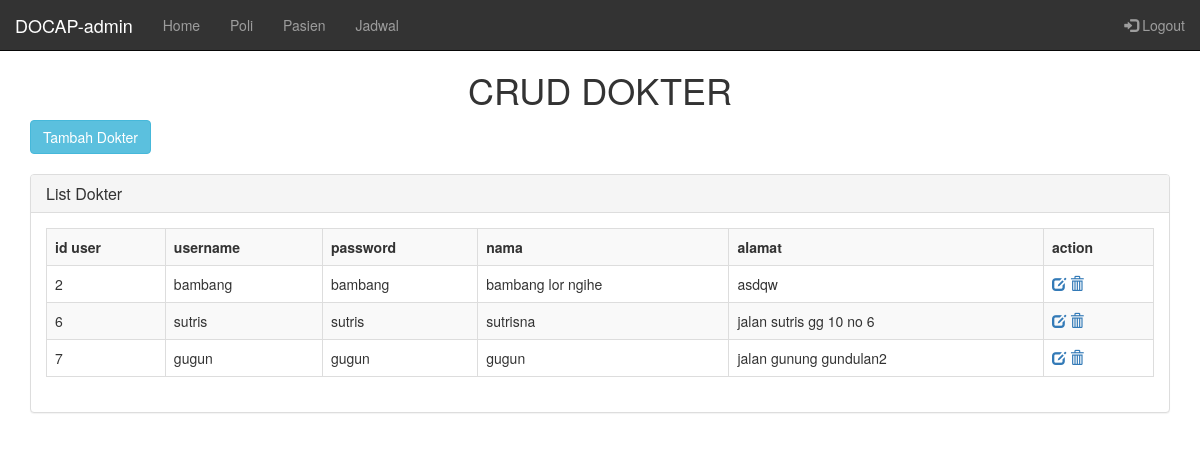
Before: /index.php?controller=home&action=home (signed in) with the older database file.
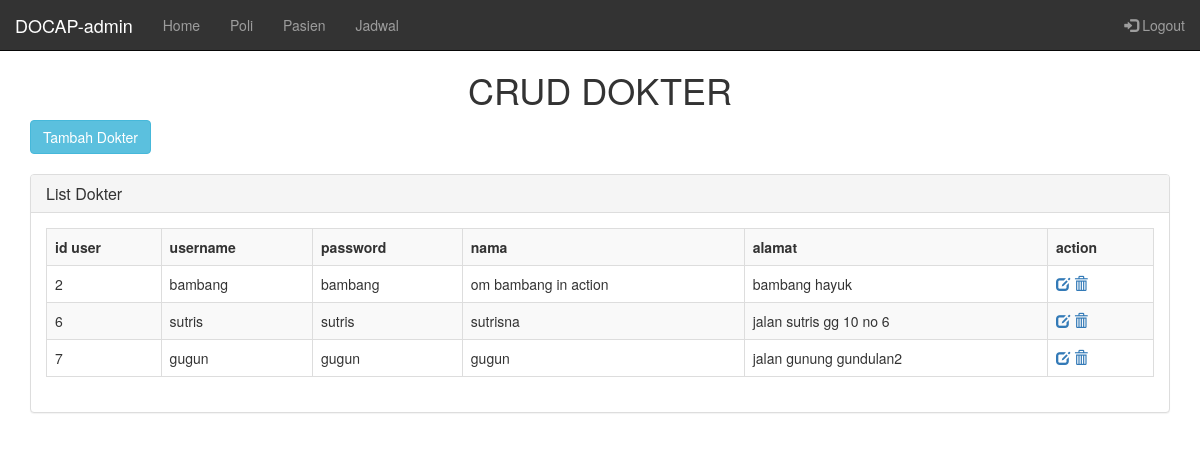
After: the same page with the newer database file.
### tables this page shows
CREATE TABLE `users` (
  `id_user` int(11) NOT NULL,
  `username` varchar(100) NOT NULL,
  `password` varchar(100) NOT NULL,
  `level` int(1) NOT NULL,
  `nama` varchar(250) NOT NULL,
  `alamat` varchar(255) NOT NULL,
  `no_ktp` varchar(16) NOT NULL
);

### controllers/c_home.php (called while the page is built, shortened)
<?php
class HomeController{
public function home(){
  $posts = Admin::showAllDoctor();
  require_once("views/pages/adminHome.php");
}
}
 ?>

### routes.php (called while the page is built, shortened)
<?php
function call($controller, $action){
  switch ($controller) {
    case 'home':
    $controller=new HomeController();
    require_once('models/m_admin.php');
    break;
  }
  $controller ->{ $action }();
}
call($controller,$action);
?>

### index.php (called while the page is built, shortened)
<?php
require_once('views/layout.php');
 ?>

### models/m_admin.php (called while the page is built, shortened)
<?php
class Admin{
  public static function showAllDoctor(){
    $list=[];
    $db = DB::getInstance();
    $req = $db->query("SELECT *FROM users where level=2");
    foreach ($req->fetchAll() as $post) {
      $list[] = array(
        'id_user' => $post['id_user'],
        'username' => $post['username'],
        'password' => $post['password'],
        'level' => $post['level'],
        'nama' => $post['nama'],
        'alamat' => $post['alamat'],
    );
  }
  return $list;
}
}
?>

### views/pages/adminHome.php (the view, shortened to what this page needs)
<?php require_once('views/layoutAdmin.php')?>
<!DOCTYPE html>
<html lang="en" dir="ltr">
<head>
</head>
<body>
  <div class="padding-about">
    <h1 align="center">CRUD DOKTER</h1>
    <div class="container">
      <a href="?controller=admin&action=tampilAddDoctor"><button type="button" class="btn btn-info">Tambah Dokter</button></a>
      <br><br>
      <div class="row">
        <div class="col-lg-12">
          <div class="panel panel-default">
            <div class="panel-heading">
              <h3 class="panel-title"><i class="fa fa-money fa-fw"></i>List Dokter</h3>
            </div>
            <div class="panel-body">
              <div class="table-responsive">
      <table class="table table-bordered table-hover table-striped">
        <th>id user</th>
        <th>username</th>
        <th>password</th>
        <th>nama</th>
        <th>alamat</th>
        <th>action</th>
        <?php foreach ($posts as $post) { ?>
          <tr>
            <td><?php echo $post['id_user'];  ?></td>
            <td><?php echo $post['username']; ?></td>
            <td><?php echo $post['password']; ?></td>
            <td><?php echo $post['nama'];  ?></td>
            <td><?php echo $post['alamat'];  ?></td>
            <td>
              <a href="?controller=admin&action=editDoctor&id=<?php echo $post['id_user'] ?>"><span class="glyphicon glyphicon-edit"></span></a>
              <a href="?controller=admin&action=deleteDoctor&id=<?php echo $post['id_user'] ?>"><span class="glyphicon glyphicon-trash"></span></a>
            </td>
          </tr><?php } ?>
        </table>
      </div>
    </div>
  </div>
</div>
</div>
</div>
  </body>
  </html>

Changed rows visible on the page:
changed users "bambang": nama "bambang lor ngihe" → "om bambang in action"; alamat "asdqw" → "bambang hayuk"
